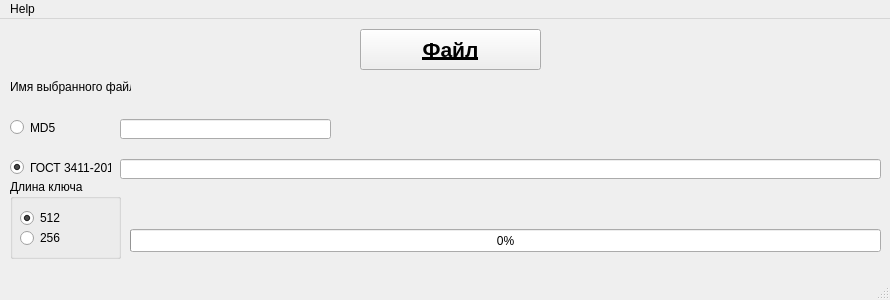
<?xml version="1.0" encoding="UTF-8"?>
<ui version="4.0">
 <class>MainWindow</class>
 <widget class="QMainWindow" name="MainWindow">
  <property name="windowModality">
   <enum>Qt::NonModal</enum>
  </property>
  <property name="enabled">
   <bool>true</bool>
  </property>
  <property name="geometry">
   <rect>
    <x>0</x>
    <y>0</y>
    <width>890</width>
    <height>300</height>
   </rect>
  </property>
  <property name="sizePolicy">
   <sizepolicy hsizetype="Fixed" vsizetype="Fixed">
    <horstretch>0</horstretch>
    <verstretch>0</verstretch>
   </sizepolicy>
  </property>
  <property name="maximumSize">
   <size>
    <width>890</width>
    <height>300</height>
   </size>
  </property>
  <property name="windowTitle">
   <string>MyHash v1.0</string>
  </property>
  <widget class="QWidget" name="centralWidget">
   <widget class="QPushButton" name="pushButton">
    <property name="geometry">
     <rect>
      <x>360</x>
      <y>10</y>
      <width>181</width>
      <height>41</height>
     </rect>
    </property>
    <property name="font">
     <font>
      <pointsize>16</pointsize>
      <weight>75</weight>
      <bold>true</bold>
      <underline>true</underline>
     </font>
    </property>
    <property name="text">
     <string>Файл</string>
    </property>
   </widget>
   <widget class="QLabel" name="label">
    <property name="geometry">
     <rect>
      <x>10</x>
      <y>60</y>
      <width>121</width>
      <height>16</height>
     </rect>
    </property>
    <property name="text">
     <string>Имя выбранного файла:</string>
    </property>
   </widget>
   <widget class="QLabel" name="label_3">
    <property name="geometry">
     <rect>
      <x>200</x>
      <y>180</y>
      <width>111</width>
      <height>16</height>
     </rect>
    </property>
    <property name="text">
     <string/>
    </property>
   </widget>
   <widget class="QRadioButton" name="rb_MD5">
    <property name="geometry">
     <rect>
      <x>10</x>
      <y>100</y>
      <width>82</width>
      <height>17</height>
     </rect>
    </property>
    <property name="text">
     <string>MD5</string>
    </property>
    <property name="checked">
     <bool>false</bool>
    </property>
   </widget>
   <widget class="QRadioButton" name="rb_G2012">
    <property name="geometry">
     <rect>
      <x>10</x>
      <y>140</y>
      <width>101</width>
      <height>17</height>
     </rect>
    </property>
    <property name="text">
     <string>ГОСТ 3411-2012</string>
    </property>
    <property name="checked">
     <bool>true</bool>
    </property>
   </widget>
   <widget class="QProgressBar" name="progressBar_2">
    <property name="geometry">
     <rect>
      <x>130</x>
      <y>210</y>
      <width>751</width>
      <height>23</height>
     </rect>
    </property>
    <property name="maximum">
     <number>100</number>
    </property>
    <property name="value">
     <number>0</number>
    </property>
    <property name="invertedAppearance">
     <bool>false</bool>
    </property>
   </widget>
   <widget class="QLineEdit" name="lineEdit">
    <property name="geometry">
     <rect>
      <x>120</x>
      <y>140</y>
      <width>761</width>
      <height>20</height>
     </rect>
    </property>
   </widget>
   <widget class="QLineEdit" name="lineEdit_2">
    <property name="geometry">
     <rect>
      <x>120</x>
      <y>100</y>
      <width>211</width>
      <height>20</height>
     </rect>
    </property>
   </widget>
   <widget class="QGroupBox" name="groupBox">
    <property name="geometry">
     <rect>
      <x>10</x>
      <y>160</y>
      <width>111</width>
      <height>80</height>
     </rect>
    </property>
    <property name="title">
     <string>Длина ключа</string>
    </property>
    <widget class="QRadioButton" name="rb256">
     <property name="geometry">
      <rect>
       <x>10</x>
       <y>50</y>
       <width>41</width>
       <height>18</height>
      </rect>
     </property>
     <property name="text">
      <string>256</string>
     </property>
    </widget>
    <widget class="QRadioButton" name="rb512">
     <property name="geometry">
      <rect>
       <x>10</x>
       <y>30</y>
       <width>41</width>
       <height>18</height>
      </rect>
     </property>
     <property name="text">
      <string>512</string>
     </property>
     <property name="checked">
      <bool>true</bool>
     </property>
    </widget>
   </widget>
   <widget class="QLabel" name="label_2">
    <property name="geometry">
     <rect>
      <x>140</x>
      <y>60</y>
      <width>731</width>
      <height>16</height>
     </rect>
    </property>
    <property name="text">
     <string/>
    </property>
   </widget>
  </widget>
  <widget class="QMenuBar" name="menuBar">
   <property name="geometry">
    <rect>
     <x>0</x>
     <y>0</y>
     <width>890</width>
     <height>19</height>
    </rect>
   </property>
   <property name="defaultUp">
    <bool>false</bool>
   </property>
   <property name="nativeMenuBar">
    <bool>false</bool>
   </property>
   <widget class="QMenu" name="menuHelp">
    <property name="title">
     <string>Help</string>
    </property>
    <addaction name="actionAbout"/>
   </widget>
   <addaction name="menuHelp"/>
  </widget>
  <widget class="QStatusBar" name="statusBar"/>
  <action name="actionAbout">
   <property name="text">
    <string>About</string>
   </property>
  </action>
 </widget>
 <layoutdefault spacing="6" margin="11"/>
 <resources/>
 <connections/>
</ui>
